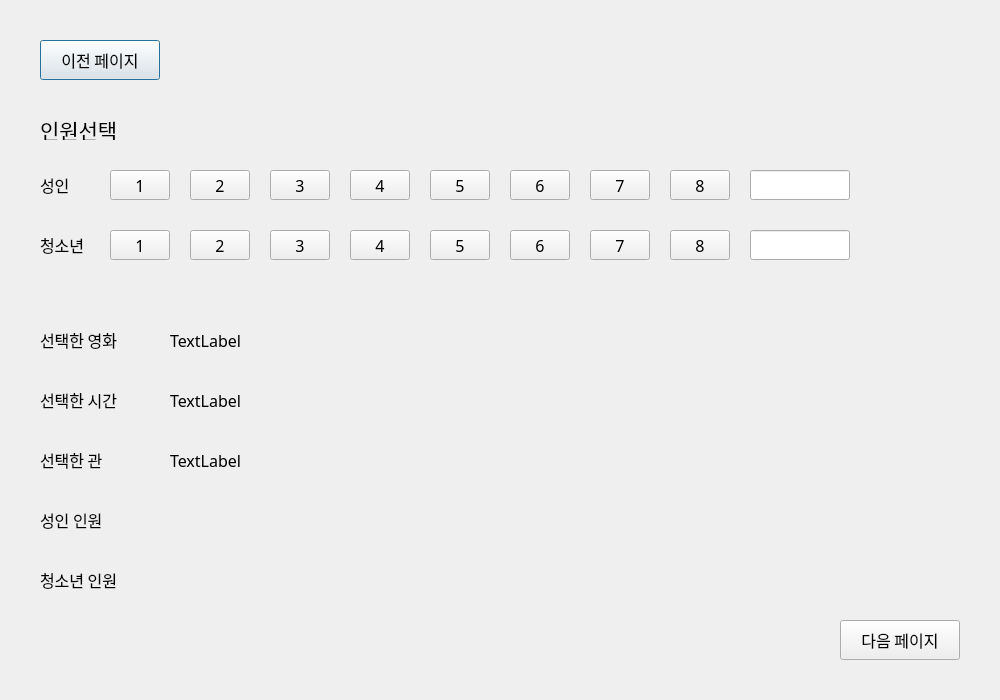
<?xml version="1.0" encoding="UTF-8"?>
<ui version="4.0">
 <class>Dialog</class>
 <widget class="QDialog" name="Dialog">
  <property name="geometry">
   <rect>
    <x>0</x>
    <y>0</y>
    <width>1000</width>
    <height>700</height>
   </rect>
  </property>
  <property name="windowTitle">
   <string>Dialog</string>
  </property>
  <widget class="QPushButton" name="btn_goback">
   <property name="geometry">
    <rect>
     <x>40</x>
     <y>40</y>
     <width>120</width>
     <height>40</height>
    </rect>
   </property>
   <property name="font">
    <font>
     <family>NanumGothic</family>
     <pointsize>12</pointsize>
    </font>
   </property>
   <property name="text">
    <string>이전 페이지</string>
   </property>
  </widget>
  <widget class="QPushButton" name="btn_next">
   <property name="geometry">
    <rect>
     <x>840</x>
     <y>620</y>
     <width>120</width>
     <height>40</height>
    </rect>
   </property>
   <property name="font">
    <font>
     <family>NanumGothic</family>
     <pointsize>12</pointsize>
    </font>
   </property>
   <property name="text">
    <string>다음 페이지</string>
   </property>
  </widget>
  <widget class="QLabel" name="label">
   <property name="geometry">
    <rect>
     <x>40</x>
     <y>120</y>
     <width>81</width>
     <height>20</height>
    </rect>
   </property>
   <property name="font">
    <font>
     <family>NanumGothic</family>
     <pointsize>16</pointsize>
    </font>
   </property>
   <property name="text">
    <string>인원선택</string>
   </property>
  </widget>
  <widget class="QLabel" name="label_2">
   <property name="geometry">
    <rect>
     <x>40</x>
     <y>175</y>
     <width>70</width>
     <height>20</height>
    </rect>
   </property>
   <property name="font">
    <font>
     <family>NanumGothic</family>
     <pointsize>12</pointsize>
    </font>
   </property>
   <property name="text">
    <string>성인</string>
   </property>
  </widget>
  <widget class="QLabel" name="label_3">
   <property name="geometry">
    <rect>
     <x>40</x>
     <y>235</y>
     <width>70</width>
     <height>20</height>
    </rect>
   </property>
   <property name="font">
    <font>
     <family>NanumGothic</family>
     <pointsize>12</pointsize>
    </font>
   </property>
   <property name="text">
    <string>청소년</string>
   </property>
  </widget>
  <widget class="QPushButton" name="btn_adt1">
   <property name="geometry">
    <rect>
     <x>110</x>
     <y>170</y>
     <width>60</width>
     <height>30</height>
    </rect>
   </property>
   <property name="font">
    <font>
     <family>NanumGothic</family>
     <pointsize>12</pointsize>
    </font>
   </property>
   <property name="text">
    <string>1</string>
   </property>
  </widget>
  <widget class="QPushButton" name="btn_adt2">
   <property name="geometry">
    <rect>
     <x>190</x>
     <y>170</y>
     <width>60</width>
     <height>30</height>
    </rect>
   </property>
   <property name="font">
    <font>
     <family>NanumGothic</family>
     <pointsize>12</pointsize>
    </font>
   </property>
   <property name="text">
    <string>2</string>
   </property>
  </widget>
  <widget class="QPushButton" name="btn_adt3">
   <property name="geometry">
    <rect>
     <x>270</x>
     <y>170</y>
     <width>60</width>
     <height>30</height>
    </rect>
   </property>
   <property name="font">
    <font>
     <family>NanumGothic</family>
     <pointsize>12</pointsize>
    </font>
   </property>
   <property name="text">
    <string>3</string>
   </property>
  </widget>
  <widget class="QPushButton" name="btn_adt4">
   <property name="geometry">
    <rect>
     <x>350</x>
     <y>170</y>
     <width>60</width>
     <height>30</height>
    </rect>
   </property>
   <property name="font">
    <font>
     <family>NanumGothic</family>
     <pointsize>12</pointsize>
    </font>
   </property>
   <property name="text">
    <string>4</string>
   </property>
  </widget>
  <widget class="QPushButton" name="btn_adt5">
   <property name="geometry">
    <rect>
     <x>430</x>
     <y>170</y>
     <width>60</width>
     <height>30</height>
    </rect>
   </property>
   <property name="font">
    <font>
     <family>NanumGothic</family>
     <pointsize>12</pointsize>
    </font>
   </property>
   <property name="text">
    <string>5</string>
   </property>
  </widget>
  <widget class="QPushButton" name="btn_adt6">
   <property name="geometry">
    <rect>
     <x>510</x>
     <y>170</y>
     <width>60</width>
     <height>30</height>
    </rect>
   </property>
   <property name="font">
    <font>
     <family>NanumGothic</family>
     <pointsize>12</pointsize>
    </font>
   </property>
   <property name="text">
    <string>6</string>
   </property>
  </widget>
  <widget class="QPushButton" name="btn_adt7">
   <property name="geometry">
    <rect>
     <x>590</x>
     <y>170</y>
     <width>60</width>
     <height>30</height>
    </rect>
   </property>
   <property name="font">
    <font>
     <family>NanumGothic</family>
     <pointsize>12</pointsize>
    </font>
   </property>
   <property name="text">
    <string>7</string>
   </property>
  </widget>
  <widget class="QPushButton" name="btn_adt8">
   <property name="geometry">
    <rect>
     <x>670</x>
     <y>170</y>
     <width>60</width>
     <height>30</height>
    </rect>
   </property>
   <property name="font">
    <font>
     <family>NanumGothic</family>
     <pointsize>12</pointsize>
    </font>
   </property>
   <property name="text">
    <string>8</string>
   </property>
  </widget>
  <widget class="QPushButton" name="btn_teen8">
   <property name="geometry">
    <rect>
     <x>670</x>
     <y>230</y>
     <width>60</width>
     <height>30</height>
    </rect>
   </property>
   <property name="font">
    <font>
     <family>NanumGothic</family>
     <pointsize>12</pointsize>
    </font>
   </property>
   <property name="text">
    <string>8</string>
   </property>
  </widget>
  <widget class="QPushButton" name="btn_teen1">
   <property name="geometry">
    <rect>
     <x>110</x>
     <y>230</y>
     <width>60</width>
     <height>30</height>
    </rect>
   </property>
   <property name="font">
    <font>
     <family>NanumGothic</family>
     <pointsize>12</pointsize>
    </font>
   </property>
   <property name="text">
    <string>1</string>
   </property>
  </widget>
  <widget class="QPushButton" name="btn_teen7">
   <property name="geometry">
    <rect>
     <x>590</x>
     <y>230</y>
     <width>60</width>
     <height>30</height>
    </rect>
   </property>
   <property name="font">
    <font>
     <family>NanumGothic</family>
     <pointsize>12</pointsize>
    </font>
   </property>
   <property name="text">
    <string>7</string>
   </property>
  </widget>
  <widget class="QPushButton" name="btn_teen4">
   <property name="geometry">
    <rect>
     <x>350</x>
     <y>230</y>
     <width>60</width>
     <height>30</height>
    </rect>
   </property>
   <property name="font">
    <font>
     <family>NanumGothic</family>
     <pointsize>12</pointsize>
    </font>
   </property>
   <property name="text">
    <string>4</string>
   </property>
  </widget>
  <widget class="QPushButton" name="btn_teen5">
   <property name="geometry">
    <rect>
     <x>430</x>
     <y>230</y>
     <width>60</width>
     <height>30</height>
    </rect>
   </property>
   <property name="font">
    <font>
     <family>NanumGothic</family>
     <pointsize>12</pointsize>
    </font>
   </property>
   <property name="text">
    <string>5</string>
   </property>
  </widget>
  <widget class="QPushButton" name="btn_teen2">
   <property name="geometry">
    <rect>
     <x>190</x>
     <y>230</y>
     <width>60</width>
     <height>30</height>
    </rect>
   </property>
   <property name="font">
    <font>
     <family>NanumGothic</family>
     <pointsize>12</pointsize>
    </font>
   </property>
   <property name="text">
    <string>2</string>
   </property>
  </widget>
  <widget class="QPushButton" name="btn_teen6">
   <property name="geometry">
    <rect>
     <x>510</x>
     <y>230</y>
     <width>60</width>
     <height>30</height>
    </rect>
   </property>
   <property name="font">
    <font>
     <family>NanumGothic</family>
     <pointsize>12</pointsize>
    </font>
   </property>
   <property name="text">
    <string>6</string>
   </property>
  </widget>
  <widget class="QPushButton" name="btn_teen3">
   <property name="geometry">
    <rect>
     <x>270</x>
     <y>230</y>
     <width>60</width>
     <height>30</height>
    </rect>
   </property>
   <property name="font">
    <font>
     <family>NanumGothic</family>
     <pointsize>12</pointsize>
    </font>
   </property>
   <property name="text">
    <string>3</string>
   </property>
  </widget>
  <widget class="QLineEdit" name="input_adt">
   <property name="geometry">
    <rect>
     <x>750</x>
     <y>170</y>
     <width>100</width>
     <height>30</height>
    </rect>
   </property>
   <property name="font">
    <font>
     <family>NanumGothic</family>
     <pointsize>12</pointsize>
    </font>
   </property>
  </widget>
  <widget class="QLineEdit" name="input_teen">
   <property name="geometry">
    <rect>
     <x>750</x>
     <y>230</y>
     <width>100</width>
     <height>30</height>
    </rect>
   </property>
   <property name="font">
    <font>
     <family>NanumGothic</family>
     <pointsize>12</pointsize>
    </font>
   </property>
  </widget>
  <widget class="QLabel" name="lbl_selectmovie">
   <property name="geometry">
    <rect>
     <x>170</x>
     <y>330</y>
     <width>200</width>
     <height>20</height>
    </rect>
   </property>
   <property name="font">
    <font>
     <family>NanumGothic</family>
     <pointsize>12</pointsize>
    </font>
   </property>
   <property name="text">
    <string>TextLabel</string>
   </property>
  </widget>
  <widget class="QLabel" name="lbl_selecttime">
   <property name="geometry">
    <rect>
     <x>170</x>
     <y>390</y>
     <width>200</width>
     <height>20</height>
    </rect>
   </property>
   <property name="font">
    <font>
     <family>NanumGothic</family>
     <pointsize>12</pointsize>
    </font>
   </property>
   <property name="text">
    <string>TextLabel</string>
   </property>
  </widget>
  <widget class="QLabel" name="lbl_selecttheater">
   <property name="geometry">
    <rect>
     <x>170</x>
     <y>450</y>
     <width>200</width>
     <height>20</height>
    </rect>
   </property>
   <property name="font">
    <font>
     <family>NanumGothic</family>
     <pointsize>12</pointsize>
    </font>
   </property>
   <property name="text">
    <string>TextLabel</string>
   </property>
  </widget>
  <widget class="QLabel" name="label_4">
   <property name="geometry">
    <rect>
     <x>40</x>
     <y>450</y>
     <width>91</width>
     <height>20</height>
    </rect>
   </property>
   <property name="font">
    <font>
     <family>NanumGothic</family>
     <pointsize>12</pointsize>
    </font>
   </property>
   <property name="text">
    <string>선택한 관</string>
   </property>
  </widget>
  <widget class="QLabel" name="label_5">
   <property name="geometry">
    <rect>
     <x>40</x>
     <y>330</y>
     <width>91</width>
     <height>20</height>
    </rect>
   </property>
   <property name="font">
    <font>
     <family>NanumGothic</family>
     <pointsize>12</pointsize>
    </font>
   </property>
   <property name="text">
    <string>선택한 영화</string>
   </property>
  </widget>
  <widget class="QLabel" name="label_6">
   <property name="geometry">
    <rect>
     <x>40</x>
     <y>390</y>
     <width>91</width>
     <height>20</height>
    </rect>
   </property>
   <property name="font">
    <font>
     <family>NanumGothic</family>
     <pointsize>12</pointsize>
    </font>
   </property>
   <property name="text">
    <string>선택한 시간</string>
   </property>
  </widget>
  <widget class="QLabel" name="label_7">
   <property name="geometry">
    <rect>
     <x>40</x>
     <y>510</y>
     <width>91</width>
     <height>20</height>
    </rect>
   </property>
   <property name="font">
    <font>
     <family>NanumGothic</family>
     <pointsize>12</pointsize>
    </font>
   </property>
   <property name="text">
    <string>성인 인원</string>
   </property>
  </widget>
  <widget class="QLabel" name="lbl_adtnum">
   <property name="geometry">
    <rect>
     <x>170</x>
     <y>510</y>
     <width>200</width>
     <height>20</height>
    </rect>
   </property>
   <property name="font">
    <font>
     <family>NanumGothic</family>
     <pointsize>12</pointsize>
    </font>
   </property>
   <property name="text">
    <string/>
   </property>
  </widget>
  <widget class="QLabel" name="lbl_teennum">
   <property name="geometry">
    <rect>
     <x>170</x>
     <y>570</y>
     <width>200</width>
     <height>20</height>
    </rect>
   </property>
   <property name="font">
    <font>
     <family>NanumGothic</family>
     <pointsize>12</pointsize>
    </font>
   </property>
   <property name="text">
    <string/>
   </property>
  </widget>
  <widget class="QLabel" name="label_8">
   <property name="geometry">
    <rect>
     <x>40</x>
     <y>570</y>
     <width>91</width>
     <height>20</height>
    </rect>
   </property>
   <property name="font">
    <font>
     <family>NanumGothic</family>
     <pointsize>12</pointsize>
    </font>
   </property>
   <property name="text">
    <string>청소년 인원</string>
   </property>
  </widget>
 </widget>
 <resources/>
 <connections/>
</ui>
